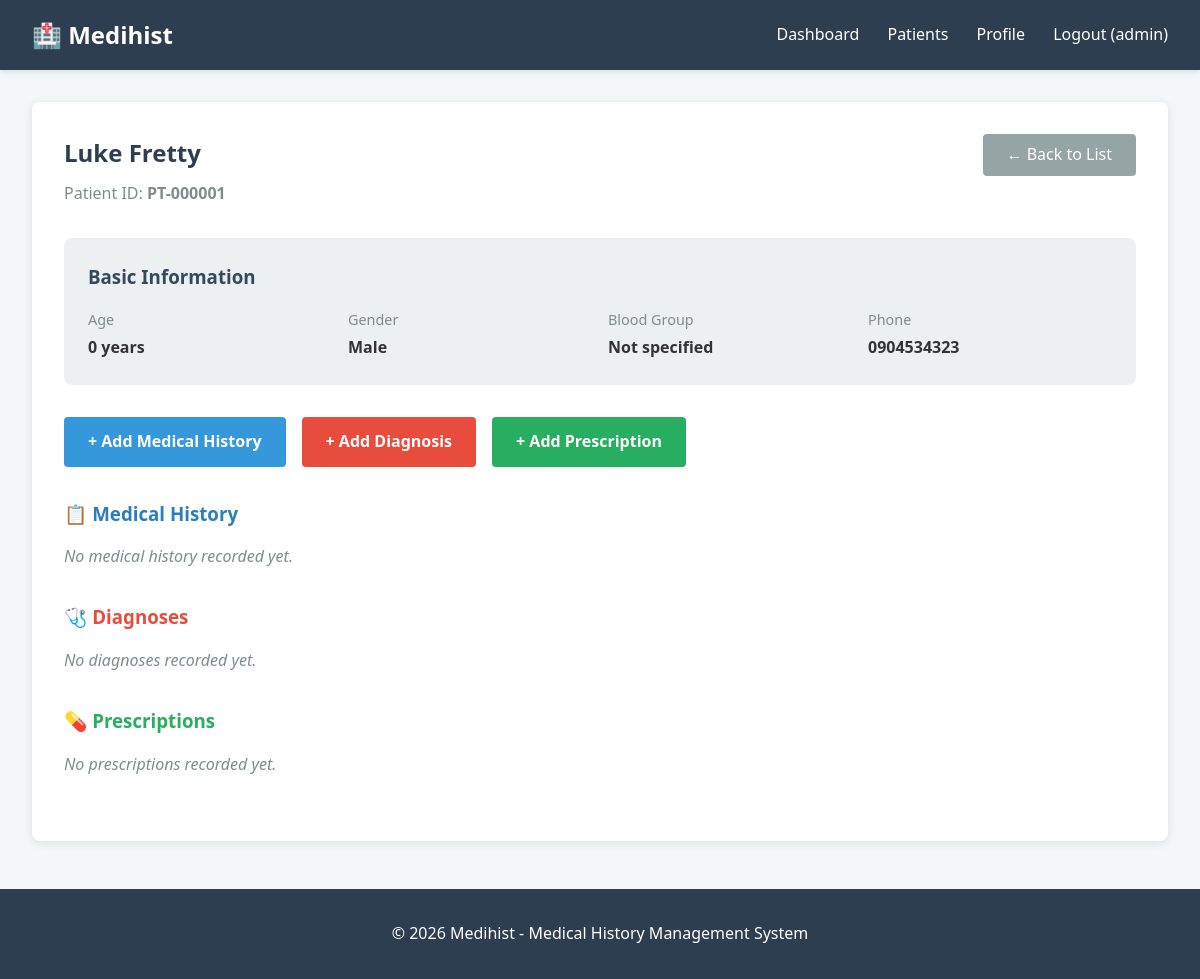
/records/patients/PT-000001/ (signed in), run on the app's committed database.
### Users/models.py (models this page shows, shortened)
class User(AbstractUser):
    USER_TYPE_CHOICES = (
        ('ADMIN', 'Admin'),
        ('DOCTOR', 'Doctor'),
        ('NURSE', 'Nurse'),
    )
    user_type = models.CharField(max_length=10, choices=USER_TYPE_CHOICES)
    phone_regex = RegexValidator(
        regex=r'^\+?1?\d{9,15}$',
        message="Phone number must be entered in the format: '+999999999'. Up to 11 digits allowed."
    )
    phone_number = models.CharField(validators=[phone_regex], max_length=13, blank=True)
    email = models.CharField(max_length=50, blank=True)
    date_of_birth = models.DateField(null=True, blank=True)
    created_at = models.DateTimeField(auto_now_add=True)
    updated_at = models.DateTimeField(auto_now=True)
    class Meta:
        verbose_name = 'User'
        verbose_name_plural = 'Users'

### records/models.py (models this page shows, shortened)
class Patient(models.Model):
    GENDER_CHOICES = (
        ('M', 'Male'),
        ('F', 'Female'),
        ('O', 'Other'),
    )
    BLOOD_GROUP_CHOICES = (
        ('A+', 'A+'),
        ('A-', 'A-'),
        ('B+', 'B+'),
        ('B-', 'B-'),
        ('AB+', 'AB+'),
        ('AB-', 'AB-'),
        ('O+', 'O+'),
        ('O-', 'O-'),
    )
    first_name = models.CharField(max_length=100)
    last_name = models.CharField(max_length=100)
    date_of_birth = models.DateField()
    gender = models.CharField(max_length=1, choices=GENDER_CHOICES)
    blood_group = models.CharField(max_length=3, choices=BLOOD_GROUP_CHOICES, blank=True)
    phone_regex = RegexValidator(
        regex = r'^\+?1?\d{9,15}$',
        message = "Phone number must be entered in the format: '+123456'. Up to 15 digits allowed"
    )
    phone_number = models.CharField(validators=[phone_regex], max_length=17)
    email = models.EmailField(blank=True)
    address = models.TextField()
    emergency_contact_name = models.CharField(max_length=200)
    emergency_contact_phone = models.CharField(validators=[phone_regex], max_length=17)
    emergency_contact_relation = models.CharField(max_length=100
    )
    allergies = models.TextField(blank=True, help_text="List any known allergies")
    chronic_conditions = models.TextField(blank=True, help_text="List any chronic conditions")
    patient_id = models.CharField(max_length=20, unique=True, editable=False)
    created_by = models.ForeignKey(User, on_delete=models.SET_NULL, null=True, related_name='patient_created')
    created_at = models.DateTimeField(auto_now_add=True)
    updated_at = models.DateTimeField(auto_now=True)
    is_active = models.BooleanField(default=True)
    class Meta:
        verbose_name = 'Patient'
        verbose_name_plural = 'Patients'
        ordering = ['created_at']
    def get_full_name(self):
        return f"{self.first_name} {self.last_name}"
    def get_age(self):
        from datetime import date
        today = date.today()
        return today.year - self.date_of_birth.year - (
            (today.month, today.day) < (self.date_of_birth.month, self.date_of_birth.day)
        )

### records/views.py (the view)
# urls.py: path('patients/<str:patient_id>/', views.patient_detail, name='patient_detail'),
@login_required
@medical_staff_required
def patient_detail(request, patient_id):
    patient = get_object_or_404(Patient, patient_id=patient_id)
    medical_histories = patient.medical_histories.all()
    diagnoses = patient.diagnoses.all()
    prescriptions = patient.prescriptions.all()
    can_edit = can_edit_records(request.user)
    context = {
        'patient': patient,
        'medical_histories': medical_histories,
        'diagnoses': diagnoses,
        'prescriptions': prescriptions,
        'can_edit': can_edit,
    }
    return render(request, 'records/patient_detail.html', context)

### records/templates/records/patient_detail.html (shortened to what this page needs)
{% extends 'users/base.html' %}
{% block content %}
<div class="card">
    <div style="display: flex; justify-content: space-between; align-items: start; margin-bottom: 2rem;">
        <div>
            <h2 style="color: #2c3e50; margin: 0 0 0.5rem 0;">{{ patient.get_full_name }}</h2>
            <p style="color: #7f8c8d; margin: 0;">Patient ID: <strong>{{ patient.patient_id }}</strong></p>
        </div>
        <a href="{% url 'records:patient_list' %}"
           style="padding: 0.5rem 1.5rem; background: #95a5a6; color: white; text-decoration: none; border-radius: 4px;">
            ← Back to List
        </a>
    </div>
    <div style="background: #ecf0f1; padding: 1.5rem; border-radius: 8px; margin-bottom: 2rem;">
        <h3 style="color: #34495e; margin-bottom: 1rem;">Basic Information</h3>
        <div style="display: grid; grid-template-columns: repeat(auto-fit, minmax(200px, 1fr)); gap: 1rem;">
            <div>
                <p style="color: #7f8c8d; margin: 0; font-size: 0.9rem;">Age</p>
                <p style="margin: 0.25rem 0 0 0; font-weight: bold;">{{ patient.get_age }} years</p>
            </div>
            <div>
                <p style="color: #7f8c8d; margin: 0; font-size: 0.9rem;">Gender</p>
                <p style="margin: 0.25rem 0 0 0; font-weight: bold;">{{ patient.get_gender_display }}</p>
            </div>
            <div>
                <p style="color: #7f8c8d; margin: 0; font-size: 0.9rem;">Blood Group</p>
                <p style="margin: 0.25rem 0 0 0; font-weight: bold;">{{ patient.blood_group|default:"Not specified" }}</p>
            </div>
            <div>
                <p style="color: #7f8c8d; margin: 0; font-size: 0.9rem;">Phone</p>
                <p style="margin: 0.25rem 0 0 0; font-weight: bold;">{{ patient.phone_number }}</p>
            </div>
        </div>
    </div>
    {% if can_edit %}
    <div style="display: flex; gap: 1rem; margin-bottom: 2rem; flex-wrap: wrap;">
        <a href="{% url 'records:medical_history_create' patient.patient_id %}"
           style="padding: 0.75rem 1.5rem; background: #3498db; color: white; text-decoration: none; border-radius: 4px; font-weight: bold;">
            + Add Medical History
        </a>
        <a href="{% url 'records:diagnosis_create' patient.patient_id %}"
           style="padding: 0.75rem 1.5rem; background: #e74c3c; color: white; text-decoration: none; border-radius: 4px; font-weight: bold;">
            + Add Diagnosis
        </a>
        <a href="{% url 'records:prescription_create' patient.patient_id %}"
           style="padding: 0.75rem 1.5rem; background: #27ae60; color: white; text-decoration: none; border-radius: 4px; font-weight: bold;">
            + Add Prescription
        </a>
    </div>
    {% endif %}
    <div style="margin-bottom: 2rem;">
        <h3 style="color: #2980b9; margin-bottom: 1rem;">📋 Medical History</h3>
        {% if medical_histories %}
            {% for history in medical_histories %}
            <div style="background: #e8f4f8; padding: 1.5rem; border-radius: 8px; margin-bottom: 1rem; border-left: 4px solid #2980b9;">
                <div style="display: flex; justify-content: between; margin-bottom: 0.5rem;">
                    <p style="margin: 0; font-weight: bold; color: #2980b9;">{{ history.date }}</p>
                    <p style="margin: 0; color: #7f8c8d; font-size: 0.9rem;">Recorded by: {{ history.recorded_by.get_full_name|default:history.recorded_by.username }}</p>
                </div>
                <p style="margin: 0.5rem 0;"><strong>Chief Complaint:</strong> {{ history.chief_complaint }}</p>
                <p style="margin: 0.5rem 0;"><strong>Present Illness:</strong> {{ history.present_illness }}</p>
                {% if history.temperature or history.blood_pressure or history.pulse_rate %}
                <div style="margin-top: 1rem; padding-top: 1rem; border-top: 1px solid #bdc3c7;">
                    <p style="margin: 0; font-weight: bold; color: #34495e;">Vital Signs:</p>
                    <div style="display: flex; gap: 2rem; margin-top: 0.5rem; flex-wrap: wrap;">
                        {% if history.temperature %}
                        <span>🌡️ Temp: {{ history.temperature }}°F</span>
                        {% endif %}
                        {% if history.blood_pressure %}
                        <span>💉 BP: {{ history.blood_pressure }}</span>
                        {% endif %}
                        {% if history.pulse_rate %}
                        <span>❤️ Pulse: {{ history.pulse_rate }} bpm</span>
                        {% endif %}
                        {% if history.get_bmi %}
                        <span>📊 BMI: {{ history.get_bmi }}</span>
                        {% endif %}
                    </div>
                </div>
                {% endif %}
                {% if history.doctor_notes %}
                <p style="margin: 1rem 0 0 0; padding-top: 1rem; border-top: 1px solid #bdc3c7;"><strong>Notes:</strong> {{ history.doctor_notes }}</p>
                {% endif %}
            </div>
            {% endfor %}
        {% else %}
            <p style="color: #7f8c8d; font-style: italic;">No medical history recorded yet.</p>
        {% endif %}
    </div>
    <div style="margin-bottom: 2rem;">
        <h3 style="color: #e74c3c; margin-bottom: 1rem;">🩺 Diagnoses</h3>
        {% if diagnoses %}
            {% for diagnosis in diagnoses %}
            <div style="background: #fadbd8; padding: 1.5rem; border-radius: 8px; margin-bottom: 1rem; border-left: 4px solid #e74c3c;">
                <div style="display: flex; justify-content: space-between; align-items: start; margin-bottom: 0.5rem;">
                    <div>
                        <p style="margin: 0; font-weight: bold; font-size: 1.1rem; color: #e74c3c;">{{ diagnosis.condition }}</p>
                        <p style="margin: 0.25rem 0 0 0; color: #7f8c8d; font-size: 0.9rem;">{{ diagnosis.diagnosis_date }} | Diagnosed by: {{ diagnosis.diagnosed_by.get_full_name|default:diagnosis.diagnosed_by.username }}</p>
                    </div>
                    <div style="display: flex; gap: 0.5rem;">
                        <span style="padding: 0.25rem 0.75rem; background:
                            {% if diagnosis.severity == 'CRITICAL' %}#c0392b
                            {% elif diagnosis.severity == 'SEVERE' %}#e74c3c
                            {% elif diagnosis.severity == 'MODERATE' %}#f39c12
                            {% else %}#27ae60{% endif %};
                            color: white; border-radius: 4px; font-size: 0.85rem; font-weight: bold;">
                            {{ diagnosis.get_severity_display }}
                        </span>
                        <span style="padding: 0.25rem 0.75rem; background: #34495e; color: white; border-radius: 4px; font-size: 0.85rem;">
                            {{ diagnosis.get_status_display }}
                        </span>
                    </div>
                </div>
                <p style="margin: 1rem 0 0.5rem 0;"><strong>Description:</strong> {{ diagnosis.description }}</p>
                {% if diagnosis.symptoms %}
                <p style="margin: 0.5rem 0;"><strong>Symptoms:</strong> {{ diagnosis.symptoms }}</p>
                {% endif %}
                {% if diagnosis.treatment_plan %}
                <p style="margin: 0.5rem 0;"><strong>Treatment Plan:</strong> {{ diagnosis.treatment_plan }}</p>
                {% endif %}
                {% if diagnosis.follow_up_date %}
                <p style="margin: 0.5rem 0;"><strong>Follow-up:</strong> {{ diagnosis.follow_up_date }}</p>
                {% endif %}
            </div>
            {% endfor %}
        {% else %}
            <p style="color: #7f8c8d; font-style: italic;">No diagnoses recorded yet.</p>
        {% endif %}
    </div>
    <div style="margin-bottom: 2rem;">
        <h3 style="color: #27ae60; margin-bottom: 1rem;">💊 Prescriptions</h3>
        {% if prescriptions %}
            {% for prescription in prescriptions %}
            <div style="background: #d5f4e6; padding: 1.5rem; border-radius: 8px; margin-bottom: 1rem; border-left: 4px solid #27ae60;">
                <div style="display: flex; justify-content: space-between; align-items: start; margin-bottom: 0.5rem;">
                    <div>
                        <p style="margin: 0; font-weight: bold; font-size: 1.1rem; color: #27ae60;">{{ prescription.medication_name }}</p>
                        <p style="margin: 0.25rem 0 0 0; color: #7f8c8d; font-size: 0.9rem;">{{ prescription.prescription_date }} | Prescribed by: {{ prescription.prescribed_by.get_full_name|default:prescription.prescribed_by.username }}</p>
                    </div>
                    <span style="padding: 0.25rem 0.75rem; background:
                        {% if prescription.status == 'ACTIVE' %}#27ae60
                        {% elif prescription.status == 'COMPLETED' %}#95a5a6
                        {% elif prescription.status == 'DISCONTINUED' %}#e74c3c
                        {% else %}#f39c12{% endif %};
                        color: white; border-radius: 4px; font-size: 0.85rem; font-weight: bold;">
                        {{ prescription.get_status_display }}
                    </span>
                </div>
                <div style="display: grid; grid-template-columns: repeat(auto-fit, minmax(150px, 1fr)); gap: 1rem; margin-top: 1rem;">
                    <div>
                        <p style="margin: 0; color: #7f8c8d; font-size: 0.85rem;">Dosage</p>
                        <p style="margin: 0.25rem 0 0 0; font-weight: bold;">{{ prescription.dosage }}</p>
                    </div>
                    <div>
                        <p style="margin: 0; color: #7f8c8d; font-size: 0.85rem;">Frequency</p>
                        <p style="margin: 0.25rem 0 0 0; font-weight: bold;">{{ prescription.get_frequency_display }}</p>
                    </div>
                    <div>
                        <p style="margin: 0; color: #7f8c8d; font-size: 0.85rem;">Route</p>
                        <p style="margin: 0.25rem 0 0 0; font-weight: bold;">{{ prescription.route }}</p>
                    </div>
                    <div>
                        <p style="margin: 0; color: #7f8c8d; font-size: 0.85rem;">Duration</p>
                        <p style="margin: 0.25rem 0 0 0; font-weight: bold;">{{ prescription.duration }}</p>
                    </div>
                </div>
                <p style="margin: 1rem 0 0 0; padding-top: 1rem; border-top: 1px solid #bdc3c7;"><strong>Instructions:</strong> {{ prescription.instructions }}</p>
                {% if prescription.special_instructions %}
                <div style="margin-top: 0.5rem; padding: 0.75rem; background: #fff3cd; border-radius: 4px;">
                    <p style="margin: 0; color: #856404;"><strong>⚠️ Special Instructions:</strong> {{ prescription.special_instructions }}</p>
                </div>
                {% endif %}
            </div>
            {% endfor %}
        {% else %}
            <p style="color: #7f8c8d; font-style: italic;">No prescriptions recorded yet.</p>
        {% endif %}
    </div>
</div>
{% endblock %}

### Users/templates/Users/base.html (shortened to what this page needs)
<!DOCTYPE html>
<html lang="en">
<head>
</head>
<body>
    <div class="navbar">
        <h1>🏥 Medihist</h1>
        <nav>
            {% if user.is_authenticated %}
                <a href="{% url 'dashboard' %}">Dashboard</a>
                {% if user.user_type in 'DOCTOR,NURSE,ADMIN' %}
                <a href="{% url 'records:patient_list' %}">Patients</a>
                {% endif %}
                <a href="{% url 'profile' %}">Profile</a>
                <a href="{% url 'logout' %}">Logout ({{ user.username }})</a>
            {% else %}
                <a href="{% url 'home' %}">Home</a>
                <a href="{% url 'login' %}">Login</a>
            {% endif %}
        </nav>
    </div>
    <div class="container">
        {% block content %}{% endblock %}
    </div>
    <footer>
        <p>&copy; 2026 Medihist - Medical History Management System</p>
    </footer>
</body>
</html>

### Users/templates/Users/base.html (style rules this page uses)
* { margin: 0; padding: 0; box-sizing: border-box; }
body { font-family: 'Segoe UI', Tahoma, Geneva, Verdana, sans-serif; line-height: 1.6; background-color: #f4f7f9; color: #333; }
.navbar { background-color: #2c3e50; color: white; padding: 1rem 2rem; display: flex; justify-content: space-between; align-items: center; box-shadow: 0 2px 5px rgba(0,0,0,0.1); }
.navbar h1 { font-size: 1.5rem; }
.navbar nav a { color: white; text-decoration: none; margin-left: 1.5rem; transition: color 0.3s; }
.container { max-width: 1200px; margin: 2rem auto; padding: 0 2rem; }
.card { background: white; padding: 2rem; border-radius: 8px; box-shadow: 0 2px 10px rgba(0,0,0,0.1); margin-bottom: 2rem; }
footer { text-align: center; padding: 2rem; background-color: #2c3e50; color: white; margin-top: 3rem; }

### data on the page
User: username "admin"
Patient: get_full_name "Luke Fretty", patient_id "PT-000001", get_age "0", gender "Male", blood_group "Not specified", phone_number "0904534323"
